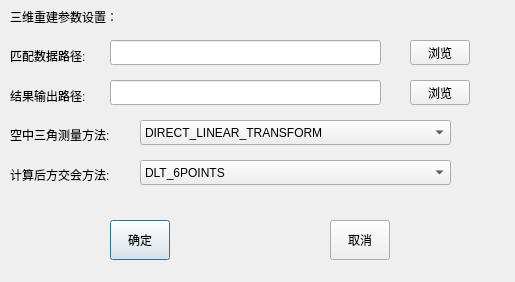
<?xml version="1.0" encoding="UTF-8"?>
<ui version="4.0">
 <class>Dialog_SFM</class>
 <widget class="QDialog" name="Dialog_SFM">
  <property name="geometry">
   <rect>
    <x>0</x>
    <y>0</y>
    <width>515</width>
    <height>282</height>
   </rect>
  </property>
  <property name="windowTitle">
   <string>Dialog</string>
  </property>
  <widget class="QWidget" name="verticalLayoutWidget">
   <property name="geometry">
    <rect>
     <x>10</x>
     <y>0</y>
     <width>137</width>
     <height>191</height>
    </rect>
   </property>
   <layout class="QVBoxLayout" name="verticalLayout">
    <item>
     <widget class="QLabel" name="label">
      <property name="text">
       <string>三维重建参数设置：</string>
      </property>
     </widget>
    </item>
    <item>
     <widget class="QLabel" name="label_2">
      <property name="text">
       <string>匹配数据路径:</string>
      </property>
     </widget>
    </item>
    <item>
     <widget class="QLabel" name="label_3">
      <property name="text">
       <string>结果输出路径:</string>
      </property>
     </widget>
    </item>
    <item>
     <widget class="QLabel" name="label_4">
      <property name="text">
       <string>空中三角测量方法:</string>
      </property>
     </widget>
    </item>
    <item>
     <widget class="QLabel" name="label_5">
      <property name="text">
       <string>计算后方交会方法:</string>
      </property>
     </widget>
    </item>
   </layout>
  </widget>
  <widget class="QPushButton" name="btn_CONFIRM">
   <property name="geometry">
    <rect>
     <x>110</x>
     <y>220</y>
     <width>60</width>
     <height>40</height>
    </rect>
   </property>
   <property name="text">
    <string>确定</string>
   </property>
  </widget>
  <widget class="QPushButton" name="btn_CANCEL">
   <property name="geometry">
    <rect>
     <x>330</x>
     <y>220</y>
     <width>60</width>
     <height>40</height>
    </rect>
   </property>
   <property name="text">
    <string>取消</string>
   </property>
  </widget>
  <widget class="QLineEdit" name="lineEdit_inputDir">
   <property name="geometry">
    <rect>
     <x>110</x>
     <y>40</y>
     <width>271</width>
     <height>25</height>
    </rect>
   </property>
  </widget>
  <widget class="QLineEdit" name="lineEdit_OutputDir">
   <property name="geometry">
    <rect>
     <x>110</x>
     <y>80</y>
     <width>271</width>
     <height>25</height>
    </rect>
   </property>
  </widget>
  <widget class="QPushButton" name="pushButton_browseInputDir">
   <property name="geometry">
    <rect>
     <x>410</x>
     <y>40</y>
     <width>60</width>
     <height>25</height>
    </rect>
   </property>
   <property name="text">
    <string>浏览</string>
   </property>
  </widget>
  <widget class="QPushButton" name="pushButton_browseOutputDir">
   <property name="geometry">
    <rect>
     <x>410</x>
     <y>80</y>
     <width>60</width>
     <height>25</height>
    </rect>
   </property>
   <property name="text">
    <string>浏览</string>
   </property>
  </widget>
  <widget class="QComboBox" name="comboBox_triangulationMethod">
   <property name="geometry">
    <rect>
     <x>140</x>
     <y>120</y>
     <width>311</width>
     <height>25</height>
    </rect>
   </property>
   <item>
    <property name="text">
     <string>DIRECT_LINEAR_TRANSFORM</string>
    </property>
   </item>
   <item>
    <property name="text">
     <string>L1_ANGULAR</string>
    </property>
   </item>
   <item>
    <property name="text">
     <string>LINFINITY_ANGULAR</string>
    </property>
   </item>
   <item>
    <property name="text">
     <string>INVERSE_DEPTH_WEIGHTED_MIDPOINT</string>
    </property>
   </item>
  </widget>
  <widget class="QComboBox" name="comboBox_resectionMethod">
   <property name="geometry">
    <rect>
     <x>140</x>
     <y>160</y>
     <width>311</width>
     <height>25</height>
    </rect>
   </property>
   <item>
    <property name="text">
     <string>DLT_6POINTS</string>
    </property>
   </item>
   <item>
    <property name="text">
     <string>P3P_KE_CVPR17</string>
    </property>
   </item>
   <item>
    <property name="text">
     <string>P3P_KNEIP_CVPR11</string>
    </property>
   </item>
   <item>
    <property name="text">
     <string>P3P_NORDBERG_ECCV18</string>
    </property>
   </item>
   <item>
    <property name="text">
     <string>UP2P_KUKELOVA_ACCV10</string>
    </property>
   </item>
  </widget>
 </widget>
 <resources/>
 <connections/>
</ui>
